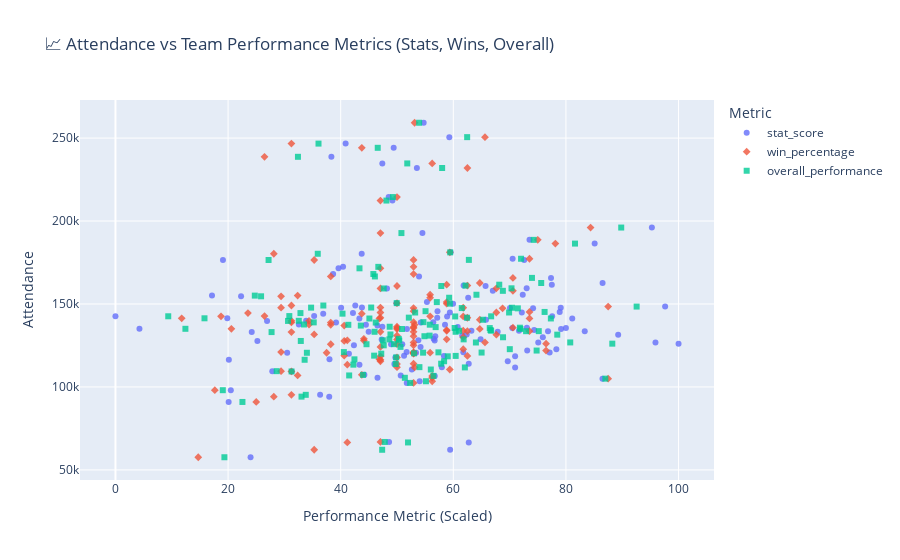

Here is the notebook cell this chart was saved with:
### Markdown cell above
All performance metrics—`stat_score`, `win_percentage`, `overall_performance`, and `rank_score`—exhibit a **very strong positive correlation** with one another (coefficients ranging from $0.73$ to $1.0$). This confirms that these variables are highly redundant and all measure the same underlying success of a team.

Crucially, **Attendance (`attend`) shows a minimal positive correlation** with all performance metrics, with coefficients ranging from a very low $0.07$ to $0.19$. This minimal correlation statistically validates that **on-field performance is largely decoupled from stadium attendance**, suggesting non-performance factors like market size, loyalty, and gameday experience are the primary drivers of attendance.

### Code cell
td.attendance_vs_performance()

### Figure 1 — Plotly figure (JSON) as saved in the notebook; plotly's stock layout.template omitted (floating-point values rounded to 4 significant figures; data arrays with more than 128 entries replaced by an {"elided": "..."} marker saying what was removed)
{"data": [{"customdata": {"elided": "142x4 mixed values"}, "hovertemplate": "Metric=stat_score<br>Performance Metric (Scaled)=%{x}<br>Attendance=%{y}<br>tmID=%{customdata[0]}<br>year=%{customdata[1]}<br>arena=%{customdata[2]}<br>rank_score=%{customdata[3]}<extra></extra>", "legendgroup": "stat_score", "marker": {"color": "#636efa", "opacity": 0.8, "size": 6, "symbol": "circle"}, "mode": "markers", "name": "stat_score", "orientation": "v", "showlegend": true, "type": "scatter", "x": {"elided": "142 float values"}, "xaxis": "x", "y": {"elided": "142 int values"}, "yaxis": "y"}, {"customdata": {"elided": "142x4 mixed values"}, "hovertemplate": "Metric=win_percentage<br>Performance Metric (Scaled)=%{x}<br>Attendance=%{y}<br>tmID=%{customdata[0]}<br>year=%{customdata[1]}<br>arena=%{customdata[2]}<br>rank_score=%{customdata[3]}<extra></extra>", "legendgroup": "win_percentage", "marker": {"color": "#EF553B", "opacity": 0.8, "size": 6, "symbol": "diamond"}, "mode": "markers", "name": "win_percentage", "orientation": "v", "showlegend": true, "type": "scatter", "x": {"elided": "142 float values"}, "xaxis": "x", "y": {"elided": "142 int values"}, "yaxis": "y"}, {"customdata": {"elided": "142x4 mixed values"}, "hovertemplate": "Metric=overall_performance<br>Performance Metric (Scaled)=%{x}<br>Attendance=%{y}<br>tmID=%{customdata[0]}<br>year=%{customdata[1]}<br>arena=%{customdata[2]}<br>rank_score=%{customdata[3]}<extra></extra>", "legendgroup": "overall_performance", "marker": {"color": "#00cc96", "opacity": 0.8, "size": 6, "symbol": "square"}, "mode": "markers", "name": "overall_performance", "orientation": "v", "showlegend": true, "type": "scatter", "x": {"elided": "142 float values"}, "xaxis": "x", "y": {"elided": "142 int values"}, "yaxis": "y"}], "layout": {"legend": {"title": {"text": "Metric"}, "tracegroupgap": 0}, "title": {"text": "📈 Attendance vs Team Performance Metrics (Stats, Wins, Overall)"}, "xaxis": {"anchor": "y", "domain": [0, 1], "title": {"text": "Performance Metric (Scaled)"}}, "yaxis": {"anchor": "x", "domain": [0, 1], "title": {"text": "Attendance"}}}}
